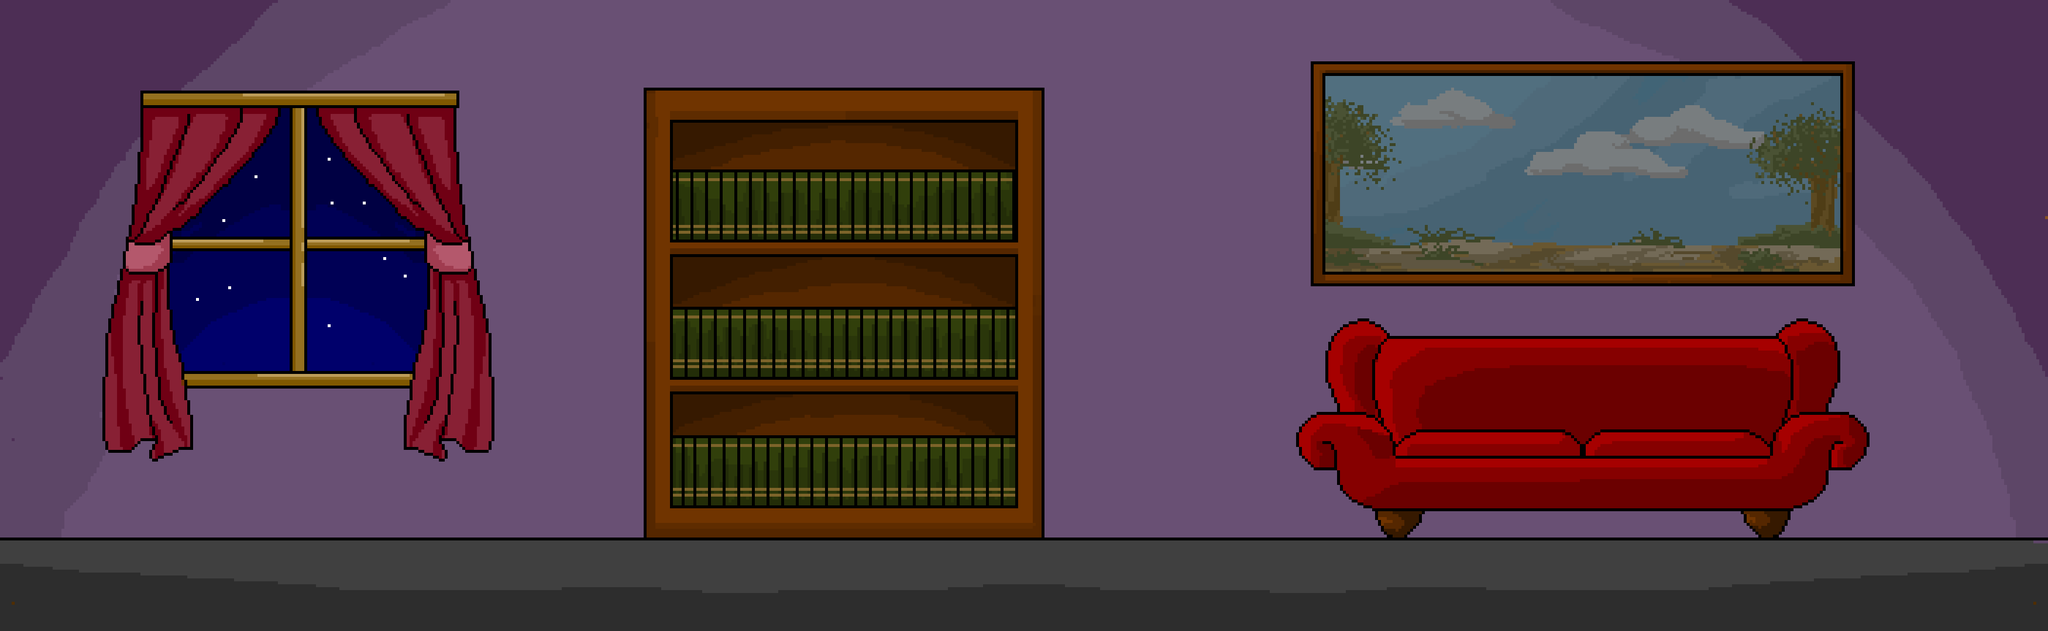

Tiled map render using the project's own tile images. Description and the map definition, with tile-layer contents summarised, below:
An orthogonal 25x30 tile map with 140x36 px tiles, 1 tile layer (Camada de Tiles 1).

<map version="1.4" tiledversion="1.4.3" orientation="orthogonal" renderorder="right-down" width="25" height="30" tilewidth="140" tileheight="36" infinite="0" nextlayerid="2" nextobjectid="1">
 <tileset firstgid="1" source="sala1.tsx" />
 <layer id="1" name="Camada de Tiles 1" width="25" height="30">
  <data>[750 cells, 750 non-empty, 750 distinct tile ids]</data>
 </layer>
</map>
